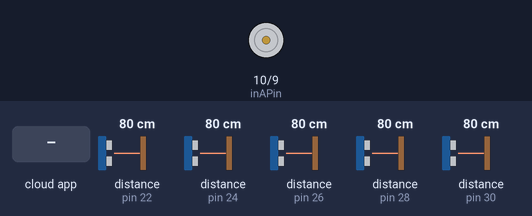
Bench run of a sketch on a simulated Arduino Uno, built with avr-gcc and run on an emulated ATmega328P. Shown: motor-driver pin pairs drawn as motors (green arrow = first pin HIGH = forward, orange = second pin HIGH = backward, longer = more drive, scaled by the enable pin). Inputs (shaded band) come from the test bench; at power-on: distance to the obstacle (sensors on pin 22, pin 24, pin 26, pin 28, pin 30) 80 cm. The echo pulse lasts 58.3 µs per cm; the ROS host is connected and sends only what is stated.

Above: at 1.2 s.
1.3 s: the phone or cloud app sets barredora to 1
At 2.3 s:
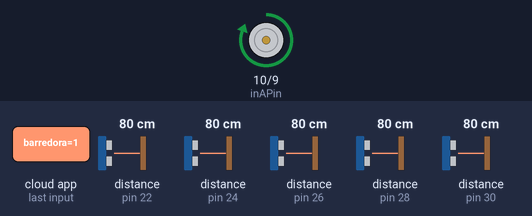
2.8 s: the phone or cloud app sets barredora to 0
At 3.4 s:
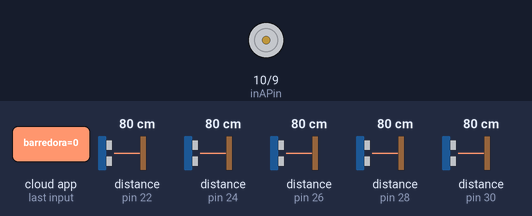
Timing chart, 0 to 5.8 s (numbered marks = the images above; inputs shaded):
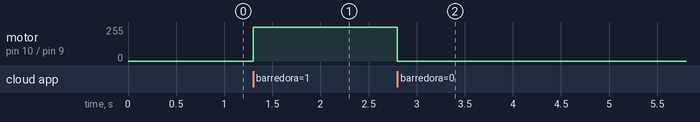

The sketch:

UltraBarredora.ino
```cpp
#include <NewPing.h>
#include <ros.h>
#include <sensor_msgs/Range.h>
#include <std_msgs/Bool.h> // Para el control de la barredora

// Definición de pines para sensores ultrasónicos
#define FRONT_LEFT_TRIG 29
#define FRONT_LEFT_ECHO 28
#define FRONT_RIGHT_TRIG 27
#define FRONT_RIGHT_ECHO 26
#define REAR_LEFT_TRIG 25
#define REAR_LEFT_ECHO 24
#define REAR_RIGHT_TRIG 23
#define REAR_RIGHT_ECHO 22
#define REAR_LOW_TRIG 31
#define REAR_LOW_ECHO 30

// Definición de pines para el VNH2SP30 (barredora)
const int inAPin = 10;  // INA pin
const int inBPin = 9;  // INB pin
const int pwMPin = 8;  // PWM pin

// Configuración de ROS
ros::NodeHandle nh;

// Mensajes para cada sensor ultrasónico
sensor_msgs::Range front_left_range;
sensor_msgs::Range front_right_range;
sensor_msgs::Range rear_left_range;
sensor_msgs::Range rear_right_range;
sensor_msgs::Range rear_low_range;

// Publicadores de los sensores ultrasónicos
ros::Publisher pub_front_left("/ultrasonic/front_left", &front_left_range);
ros::Publisher pub_front_right("/ultrasonic/front_right", &front_right_range);
ros::Publisher pub_rear_left("/ultrasonic/rear_left", &rear_left_range);
ros::Publisher pub_rear_right("/ultrasonic/rear_right", &rear_right_range);
ros::Publisher pub_rear_low("/distancia", &rear_low_range);

// Objeto NewPing para cada sensor ultrasónico
NewPing sonar_front_left(FRONT_LEFT_TRIG, FRONT_LEFT_ECHO, 200); // Distancia máxima 200cm
NewPing sonar_front_right(FRONT_RIGHT_TRIG, FRONT_RIGHT_ECHO, 200);
NewPing sonar_rear_left(REAR_LEFT_TRIG, REAR_LEFT_ECHO, 200);
NewPing sonar_rear_right(REAR_RIGHT_TRIG, REAR_RIGHT_ECHO, 200);
NewPing sonar_rear_low(REAR_LOW_TRIG, REAR_LOW_ECHO, 200);

// Variables para temporización no bloqueante de los sensores
unsigned long previousMillisUltrasonic = 0;
const long intervalUltrasonic = 50;  // Intervalo de 50ms (20Hz)

// Callback function para el tópico /barredora
void barredoraCallback(const std_msgs::Bool& msg) {
  if (msg.data) {
    activaBarredora();
    Serial.println("Barredora activada.");
  } else {
    desactivaBarredora();
    Serial.println("Barredora desactivada.");
  }
}

// Suscriptor para el tópico /barredora
ros::Subscriber<std_msgs::Bool> sub_barredora("/barredora", &barredoraCallback);

void setup() {
  // Inicializar ROS
  nh.initNode();
  nh.advertise(pub_front_left);
  nh.advertise(pub_front_right);
  nh.advertise(pub_rear_left);
  nh.advertise(pub_rear_right);
  nh.advertise(pub_rear_low);
  nh.subscribe(sub_barredora); // Inicializar el suscriptor para la barredora

  // Configurar mensajes Range con valores iniciales
  setupRangeMessage(front_left_range, "front_left");
  setupRangeMessage(front_right_range, "front_right");
  setupRangeMessage(rear_left_range, "rear_left");
  setupRangeMessage(rear_right_range, "rear_right");
  setupRangeMessage(rear_low_range, "rear_low");

  // Configuración de pines para la barredora
  pinMode(inAPin, OUTPUT);
  pinMode(inBPin, OUTPUT);
  pinMode(pwMPin, OUTPUT);
  desactivaBarredora(); // Asegurar que la barredora comience desactivada

  //Serial.begin(115200); // Inicializar Serial para debugging
  //Serial.println("Nodo ROS de ultrasonidos y barredora inicializado.");
}

void loop() {
  unsigned long currentMillis = millis();

  // Lectura y publicación de sensores ultrasónicos cada 50ms
  if (currentMillis - previousMillisUltrasonic >= intervalUltrasonic) {
    previousMillisUltrasonic = currentMillis; // Actualizar el tiempo anterior

    // Leer y publicar datos de cada sensor
    readAndPublish(sonar_front_left, front_left_range, pub_front_left);
    readAndPublish(sonar_front_right, front_right_range, pub_front_right);
    readAndPublish(sonar_rear_left, rear_left_range, pub_rear_left);
    readAndPublish(sonar_rear_right, rear_right_range, pub_rear_right);
    readAndPublish(sonar_rear_low, rear_low_range, pub_rear_low);
  }

  nh.spinOnce();
  delayMicroseconds(100);
}

void setupRangeMessage(sensor_msgs::Range &range_msg, const char *frame_id) {
  range_msg.radiation_type = sensor_msgs::Range::ULTRASOUND;
  range_msg.header.frame_id = frame_id;
  range_msg.field_of_view = 0.26; // ~15 grados
  range_msg.min_range = 0.02;     // 2cm
  range_msg.max_range = 2.0;      // 2m
}

void readAndPublish(NewPing &sonar, sensor_msgs::Range &range_msg, ros::Publisher &publisher) {
  unsigned int cm = sonar.ping_cm();
  range_msg.range = cm / 100.0; // Convertir a metros
  range_msg.header.stamp = nh.now();
  publisher.publish(&range_msg);
  // Serial.print("Publicando en ");
  // Serial.print(publisher.getTopic());
  // Serial.print(": ");
  // Serial.println(range_msg.range);
}

void activaBarredora() {
  digitalWrite(inAPin, HIGH);
  digitalWrite(inBPin, LOW);
  analogWrite(pwMPin, 255); // Puedes ajustar la velocidad PWM según sea necesario
}

void desactivaBarredora() {
  digitalWrite(inAPin, LOW);
  digitalWrite(inBPin, LOW);
  analogWrite(pwMPin, 0);
}
```

Measured:
- after the input at 1.3 s, motor on pin 10 (inAPin) / pin 9 (inBPin): stopped → forward 255/255 at once
- after the input at 2.8 s, motor on pin 10 (inAPin) / pin 9 (inBPin): forward 255/255 → stopped at once
